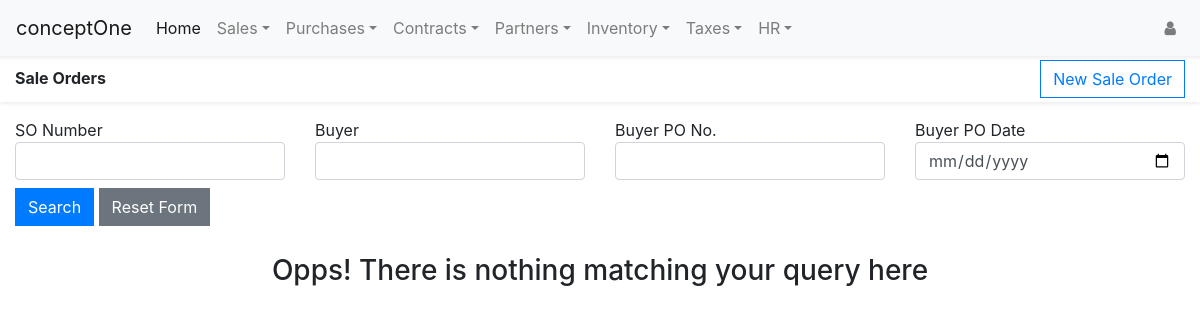
The app's page /saleorders/listsaleorder/, older data.
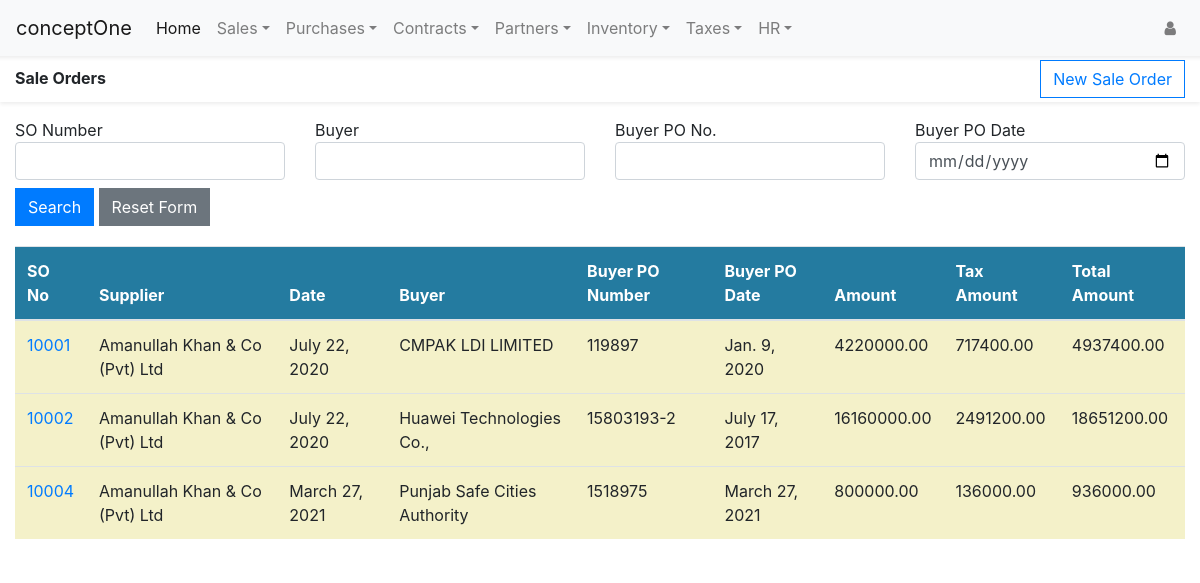
The same page, newer data.
### saleordersApp/models.py (models this page shows, shortened)
class SaleOrder(models.Model):
    supplier = models.ForeignKey(Company, on_delete=models.PROTECT)
    so_number = models.CharField(max_length=56)
    so_date = models.DateField()
    buyer = models.ForeignKey(Customer, on_delete=models.PROTECT)
    buyer_po_number = models.CharField(max_length=56)
    buyer_po_date = models.DateField()
    project = models.ForeignKey(Project, on_delete=models.PROTECT)
    amount = models.DecimalField(max_digits=14, decimal_places=2,default=0.00)
    tax_amount = models.DecimalField(max_digits=14,decimal_places=2,default=0.00)
    total_amount = models.DecimalField(max_digits=14,decimal_places=2,default=0.00)
    created_on = models.DateTimeField(auto_now_add=True)
    updated_on = models.DateTimeField(auto_now=True)

### baseApp/models.py (models this page shows, shortened)
class Company(models.Model):
    company_code = models.CharField(max_length=16, unique=True)
    company_name = models.CharField(max_length=128)
    company_address = models.CharField(max_length=264)
    company_ntn_number = models.CharField(max_length=128)
    company_city = models.CharField(max_length=128)
    company_phone = models.CharField(max_length=128)
    company_fax = models.CharField(max_length=128, blank=True)
    company_email = models.EmailField(max_length=192)
    created_on = models.DateTimeField(auto_now_add=True)
    updated_on = models.DateTimeField(auto_now=True)

### customersApp/models.py (models this page shows, shortened)
class Customer(models.Model):
    customer_code = models.CharField(max_length=16, unique=True)
    customer_name = models.CharField(max_length=128, unique=True)
    customer_address = models.CharField(max_length=264)
    customer_city = models.CharField(max_length=128)
    customer_phone = models.CharField(max_length=128, blank=True)
    customer_fax = models.CharField(max_length=128, blank=True)
    customer_email = models.EmailField(max_length=192, blank=True)
    customer_ntn_number = models.CharField(max_length=128, blank=True)
    created_on = models.DateTimeField(auto_now_add=True)
    updated_on = models.DateTimeField(auto_now=True)

### saleordersApp/views.py (the view)
# urls.py: path('listsaleorder/',views.ListSaleOrder.as_view(),name='ListSaleOrder'),
class ListSaleOrder(FormView):
    form_class = SaleOrderSearchForm
    template_name = 'saleordersapp/list_saleorder.html'
    def get_context_data(self,*args,**kwargs):
        context = super().get_context_data(*args,**kwargs)
        context['object_list'] = SaleOrder.objects.all().order_by('so_date')
        return context

### saleordersApp/forms.py
class SaleOrderSearchForm(forms.Form):
    so_number = forms.CharField(label='SO Number', max_length=60, required=False, widget=forms.TextInput(attrs={'class': 'form-control form-control search_field'}))
    buyer = forms.CharField(label='Buyer', max_length=60, required=False, widget=forms.TextInput(attrs={'class': 'form-control form-control search_field'}))
    buyer_po_number = forms.CharField(label='Buyer PO No.', max_length=60, required=False, widget=forms.TextInput(attrs={'class': 'form-control form-control search_field'}))
    buyer_po_date = forms.DateField(label='Buyer PO Date', widget=forms.DateInput(attrs={'type':'date','class':'form-control form-control search_field'}))

### saleordersApp/templates/saleordersapp/list_saleorder.html (shortened to what this page needs)
{% extends "saleordersApp/base.html" %}
{% load static %}
{% block bodyblock %}
<div class="container-fluid">
  <div class="row shadow-sm mb-3 pt-1 pb-1">
    <div class="col-xs-12 col-md-6">
      <p style="margin-top:6px;margin-bottom:2px;"><b>Sale Orders</b></p>
    </div>
    <div class="col-xs-12 col-md-6 d-flex flex-column">
      <a class="btn rounded-0 btn-outline-primary ml-auto" role="button" href="{% url 'saleordersApp:CreateSaleOrder' %}">New Sale Order</a>
    </div>
  </div>
  <div class="mt-2 mb-2" style="padding-bottom: 12px;">
    <form id="id_search_form" so-search-url = "{% url 'saleordersApp:SaleOrderQuery' %}" novalidate>
      <div class="row">
        <div class="col-md-6 col-lg-3">
            {{form.so_number.label}}
            {{form.so_number}}
        </div>
        <div class="col-md-6 col-lg-3">
            {{form.buyer.label}}
            {{form.buyer}}
        </div>
        <div class="col-md-6 col-lg-3">
            {{form.buyer_po_number.label}}
            {{form.buyer_po_number}}
        </div>
        <div class="col-md-6 col-lg-3">
            {{form.buyer_po_date.label}}
            {{form.buyer_po_date}}
        </div>
        <div class="col-12 mt-2">
          <button id="id_search_btn" class="btn rounded-0 btn-primary" type="button">Search</button>
          <button id="reset_btn" class="btn rounded-0 btn-secondary" type="reset">Reset Form</button>
        </div>
      </div>
    </form>
  </div>
  <div class="row">
    <div class="col">
      <div class="table-responsive" style="background-color: #ffffff;">
        {% include "saleordersapp/tables/list_saleordertable.html" %}
      </div>
    </div>
  </div>
</div>
{% endblock bodyblock %}

### saleordersApp/templates/saleordersapp/tables/list_saleordertable.html
{% if object_list %}
<table id="saleordertable" class="table">
    <thead style="background-color: #247ba0;color: #ffffff;">
        <tr>
            <th>SO No</th>
            <th>Supplier</th>
            <th>Date</th>
            <th>Buyer</th>
            <th>Buyer PO Number</th>
            <th>Buyer PO Date</th>
            <th>Amount</th>
            <th>Tax Amount</th>
            <th>Total Amount</th>
        </tr>
    </thead>
    <tbody style="background-color: #F4F1C9;">
      {% for item in object_list  %}
        <tr>
          <td>
            <a href={% url 'saleordersApp:CreateSaleOrderItem' item.id %}>
            {{item.so_number}}
            </a>
          </td>
          <td>{{item.supplier.company_name}}</td>
          <td>{{item.so_date}}</td>
          <td>{{item.buyer.customer_name}}</td>
          <td>{{item.buyer_po_number}}</td>
          <td>{{item.buyer_po_date}}</td>
          <td>{{item.amount}}</td>
          <td>{{item.tax_amount}}</td>
          <td>{{item.total_amount}}</td>
        </tr>
        {% endfor %}
    </tbody>
</table>
{% else %}
  <div class="col-12 d-flex mt-2">
    <h3 class="mx-auto">Opps! There is nothing matching your query here</h3>
  </div>
{% endif %}

Row changes from the older to the newer data that the page shows:
added SaleOrder: so_number "10001", supplier.company_name "Amanullah Khan & Co (Pvt) Ltd", so_date "July 22, 2020", buyer.customer_name "CMPAK LDI LIMITED", buyer_po_number "119897", buyer_po_date "Jan. 9, 2020", amount "4220000.00", tax_amount "717400.00", total_amount "4937400.00"
added SaleOrder: so_number "10002", supplier.company_name "Amanullah Khan & Co (Pvt) Ltd", so_date "July 22, 2020", buyer.customer_name "Huawei Technologies Co.,", buyer_po_number "15803193-2", buyer_po_date "July 17, 2017", amount "16160000.00", tax_amount "2491200.00", total_amount "18651200.00"
added SaleOrder: so_number "10004", supplier.company_name "Amanullah Khan & Co (Pvt) Ltd", so_date "March 27, 2021", buyer.customer_name "Punjab Safe Cities Authority", buyer_po_number "1518975", buyer_po_date "March 27, 2021", amount "800000.00", tax_amount "136000.00", total_amount "936000.00"
Text that changed along with them:
text no longer shown: "Opps! There is nothing matching your query here"
text now shown: "SO No Supplier Date Buyer Buyer PO Number Buyer PO Date Amount Tax Amount Total Amount"
